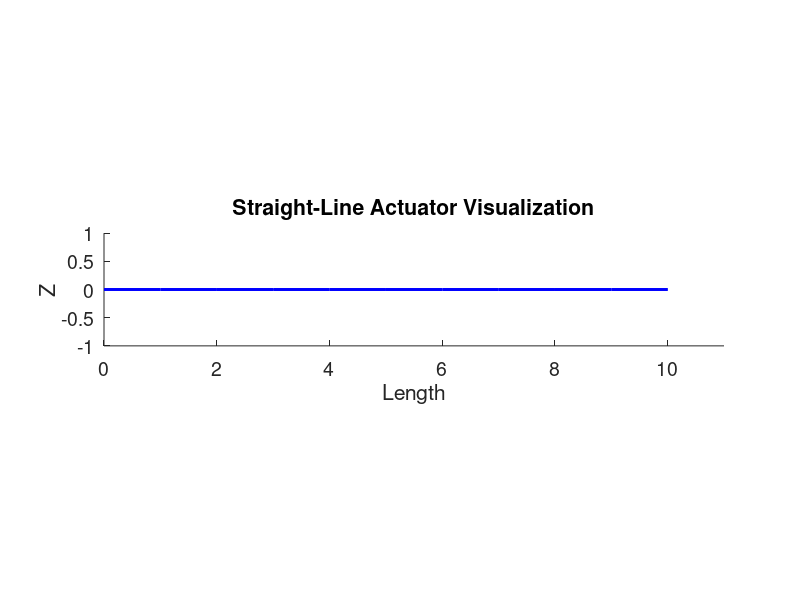
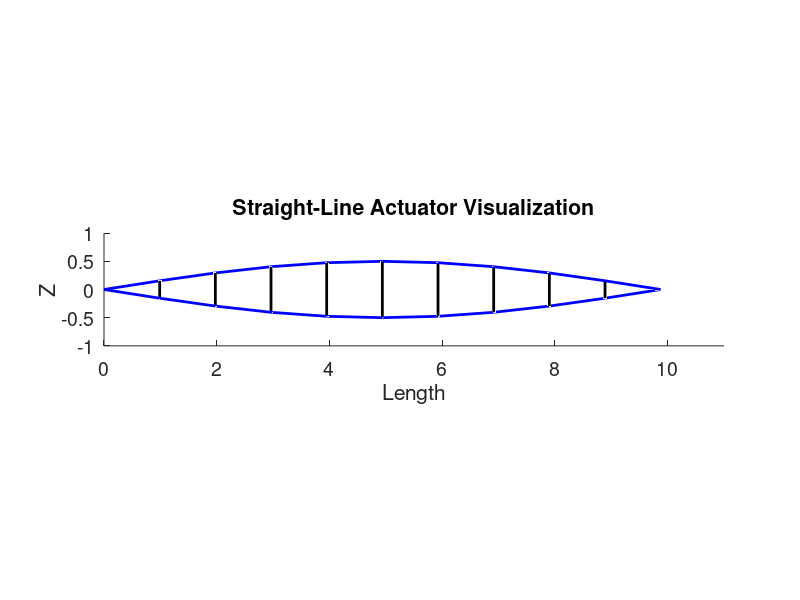
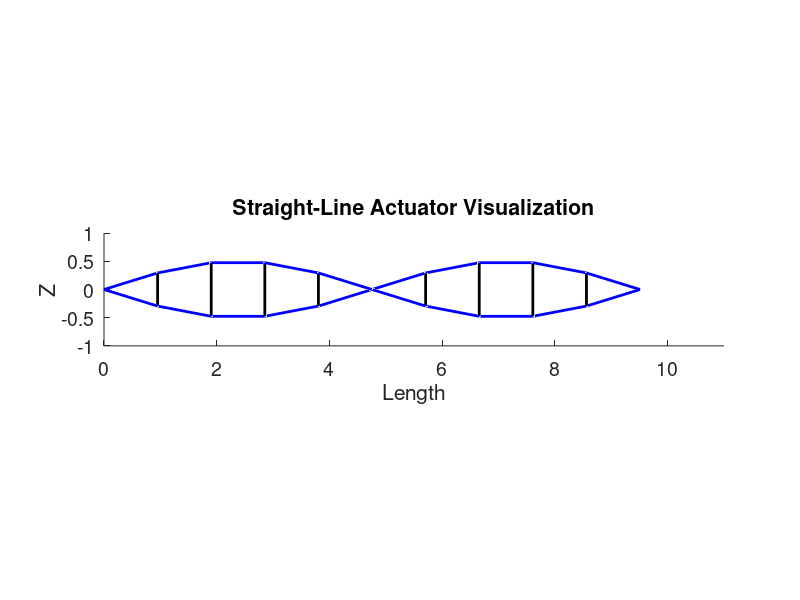
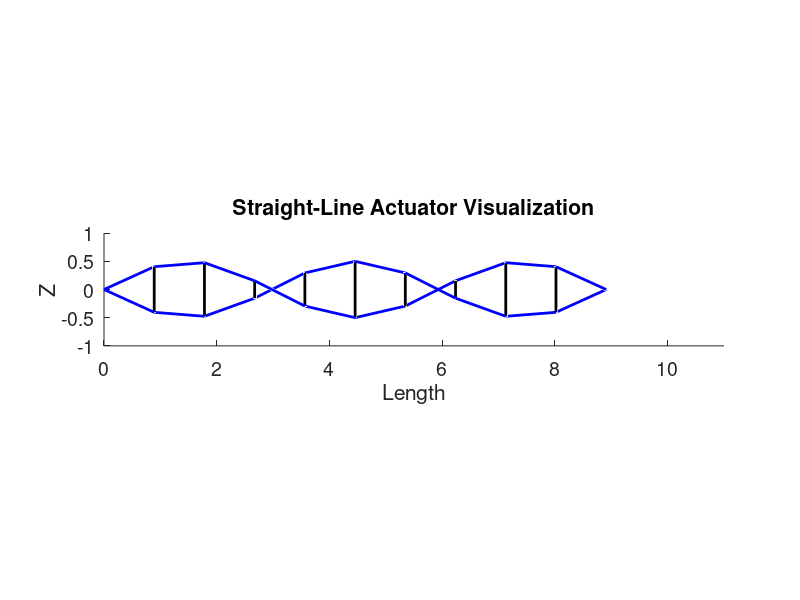

MATLAB code to generate these figures, in order:
% straightline_visualization.m
% Straight-line-edge actuator visualization
% Copyright 2015-2019 Kyle Zampaglione, Andrew P. Sabelhaus
% 2.11.15
% Calculates change in z height for twisting of a rope-ladder style helix
% connected with rigid (straight-line) edges.
% This simulation calculates the geometry of the structure for multiple
% successive angles of twist.
% NOTE: Calculations break down as period of rotation repeats with low
% number of rungs

clc; clear all; close all;

% Add the paths to the modeling equations
addpath( '../analytical_models' );

%% CONSTANTS FOR THE SIMULATION
% The rungs have a set width. This is also the width between the two
% edges of the helix.
w = 1;
% The initial length of the helix (also the length of a rail)
L0 = 10;
% Number of rungs
N = 11;
% absolute distance between rungs. This value can also be interpreted as 
% the length of the edge of the structure between two successive rungs.
% ell_i = 1;  
ell_i = L0 / (N-1);

% Path to store the images that are generated
save_path_base = 'img/straightline_visualization';

% Range of input angles to evaluate.
% Let's do it in terms of 'one rotation equals pi degrees.'
% Maximum rotation angle:
max_rot = 9 * pi;
% choosing the number of rotations to be an interval of N+1 of the maximum
% rotations makes the visualization easier: even numbers.
num_rot = 10;
% The range of input rotations to visualize, in radians, is
rotations = linspace(0, max_rot, num_rot);

% Store the length of the actuator for each rotation.
L = zeros(size(rotations));

% For plotting, some parameters on color and thickness.
rungcolor = 'k';
rungthickness = 2;
railcolor = 'b';
railthickness = 2;


%% VALUES STORED THROUGHOUT MULTIPLE ITERATIONS 
% z_totaled = [];
L_history = [];
angle_out = [];
% an index into the above vectors
count = 1;



%% SIMULATION
% j is the number of rotations to simulate. 
% For example, j=1 is 180 degrees, j=3 is 540 degrees, etc.

% Here, just iterate over the number of rotations
%for j = 1:9
for j=1:size(rotations,2)
    %SETUP ============================================
    FigureHandle = figure;
    hold on
    set(gca,'FontSize',14);
    % Set the size of the figure window
    % Vertical:
%     set(FigureHandle,'Position',[100,100,150,300]);
    % Set the size of the figure window for printing (saving the fig)
%     set(FigureHandle,'PaperPosition',[2,2,3,4]);
    % Label the axes
%     xlabel('  X');
%     ylabel('Y   ');
    %zlabel('Z');
    
    % For the horizontal actuator, the x-axis is length.
    % and y-z are the radial and polar coordinates
    xlabel('Length');
    ylabel('Y');
    zlabel('Z');
    
    title('Straight-Line Actuator Visualization');
    
    % Vertical:
%     zlim([0,11]);

    % Horizontal:
    xlim([0, 11]);
    zlim([-1, 1]);
    ylim([-2, 2]);
    %==================================================
    
    % The angle between each rung is
    theta_i = rotations(j) / (N-1);
    
    % Here, z refers to the z-axis location of the center of the rung.
    % x and y refer to the location of one outer point of a rung
    % in that plane.
    % The rung center is at (0, 0, z).
    % One edge of the rung is then at (x, y, z) and the other is 
    % at (-x, -y, z).

%     % First rung is at height 0 and lies along the x-axis
%     x = 0; %initial x
%     y = w/2; %initial y
%     z_prev = 0; %initial z
%     % 0-th rung
%     plot3([-x,x],[-y,y], [0,0], rungcolor, 'LineWidth', rungthickness);
    
    % For the horizontal simulation, we'll do x as the length direction,
    % and y-z as the other two.
    z = 0; %initial z, one of the polar coordinates
    y = w/2; %initial y, one of the radial coordinates
    x_prev = 0; %initial x, length
    % 0-th rung
    plot3([x_prev,x_prev],[-y,y], [-z,z], rungcolor, 'LineWidth', rungthickness);
    

    % Iterate over each rung and plot it
    for i = 1:(N-1)
%         x_new = sin(theta_i * i) * w/2;
%         y_new = cos(theta_i * i) * w/2;
        z_new = sin(theta_i * i) * w/2;
        y_new = cos(theta_i * i) * w/2;
%         z = sqrt(ell_i^2 - (x_new-x)^2 - (y_new-y)^2) + z_prev;
        x = sqrt(ell_i^2 - (z_new-z)^2 - (y_new-y)^2) + x_prev;
        
        % plot the rung
%         plot3([-x_new,x_new], [-y_new,y_new], [z,z], rungcolor, 'LineWidth', rungthickness);
        plot3([x,x], [-y_new,y_new], [-z_new,z_new], rungcolor, 'LineWidth', rungthickness);
        % plot the two rails
%         plot3([x,x_new], [y,y_new],[z_prev,z],railcolor, 'LineWidth', railthickness); %connect rungs 
        plot3([x_prev,x], [y,y_new],[z,z_new],railcolor, 'LineWidth', railthickness);
%         plot3([-x,-x_new], [-y,-y_new],[z_prev,z], railcolor, 'LineWidth', railthickness); %connect rungs 
        plot3([x_prev,x], [-y,-y_new],[-z,-z_new], railcolor, 'LineWidth', railthickness);
        
        % update for next iteration (next rung)
%         x = x_new;
%         y = y_new;
%         z_prev = z;
        z = z_new;
        y = y_new;
        x_prev = x;
    end

    hold off 
    axis equal
    %titletext = sprintf('Twist Angle = %d; Z-Height = %f',twistangle,z);
    %title(titletext)

    %legendtext = sprintf('Rung Width = %d ; Rung Spacing = %d',rungwidth, rungspacing );
    %legend(legendtext, 'Location','southoutside','Orientation','horizontal')
    
    % For the vertical"
%     view(45,12) 
    
    % For the horizontal:
%     view(18,18)
    view(0,0);
    %print final z value to screen
    z_total = z;
    z_totaled(count) = z_total; 
    count = count+1;
    
    % Save this figure
    save_fullpath_fig = strcat(save_path_base, int2str(theta_i), '.fig');
    save_fullpath_eps = strcat(save_path_base, int2str(theta_i), '.eps');
    %savefig(save_fullpath_fig);
    %print(save_fullpath_eps,'-depsc')
end



